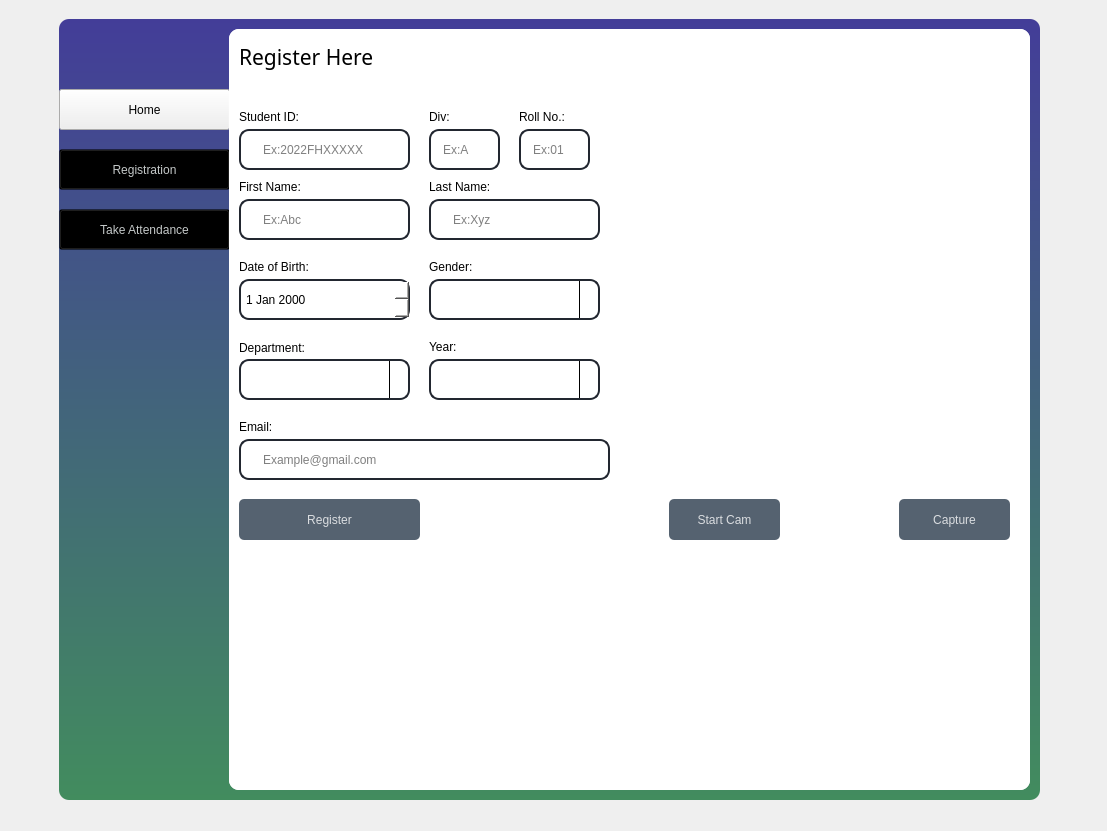
<?xml version="1.0" encoding="UTF-8"?>
<ui version="4.0">
 <class>MainWindow</class>
 <widget class="QMainWindow" name="MainWindow">
  <property name="geometry">
   <rect>
    <x>0</x>
    <y>0</y>
    <width>1107</width>
    <height>831</height>
   </rect>
  </property>
  <property name="windowTitle">
   <string>MainWindow</string>
  </property>
  <widget class="QWidget" name="centralwidget">
   <widget class="QWidget" name="loginWidget" native="true">
    <property name="geometry">
     <rect>
      <x>100</x>
      <y>40</y>
      <width>881</width>
      <height>651</height>
     </rect>
    </property>
    <widget class="QLabel" name="label">
     <property name="geometry">
      <rect>
       <x>210</x>
       <y>170</y>
       <width>371</width>
       <height>411</height>
      </rect>
     </property>
     <property name="font">
      <font>
       <pointsize>18</pointsize>
      </font>
     </property>
     <property name="styleSheet">
      <string notr="true">background-color: qlineargradient(spread:pad, x1:0, y1:0, x2:0, y2:1, stop:0 rgba(56,50,147,240), stop:1 rgba(55,134,85,240));
border-radius: 10px;</string>
     </property>
     <property name="text">
      <string/>
     </property>
     <property name="wordWrap">
      <bool>true</bool>
     </property>
    </widget>
    <widget class="QLabel" name="label_2">
     <property name="geometry">
      <rect>
       <x>500</x>
       <y>210</y>
       <width>311</width>
       <height>341</height>
      </rect>
     </property>
     <property name="styleSheet">
      <string notr="true">background-color: rgba(255,255,255,255);
border-radius: 10px;</string>
     </property>
     <property name="text">
      <string/>
     </property>
    </widget>
    <widget class="QLabel" name="label_3">
     <property name="geometry">
      <rect>
       <x>520</x>
       <y>230</y>
       <width>121</width>
       <height>51</height>
      </rect>
     </property>
     <property name="font">
      <font>
       <family>Cascadia Code</family>
       <pointsize>20</pointsize>
      </font>
     </property>
     <property name="text">
      <string>Log In</string>
     </property>
    </widget>
    <widget class="QLineEdit" name="userNameField">
     <property name="geometry">
      <rect>
       <x>520</x>
       <y>290</y>
       <width>251</width>
       <height>51</height>
      </rect>
     </property>
     <property name="font">
      <font>
       <family>Cascadia Code</family>
       <pointsize>10</pointsize>
      </font>
     </property>
     <property name="styleSheet">
      <string notr="true">background-color:rgba(0,0,0,0);
border: 2px solid rgba(0,0,0,0);
border-bottom-color:rgba(45,82,101,200);
color:rgb(0,0,0);
padding-bottom: 7px;</string>
     </property>
     <property name="placeholderText">
      <string>userName</string>
     </property>
    </widget>
    <widget class="QLineEdit" name="passwordField">
     <property name="geometry">
      <rect>
       <x>520</x>
       <y>360</y>
       <width>251</width>
       <height>51</height>
      </rect>
     </property>
     <property name="font">
      <font>
       <family>Cascadia Code</family>
       <pointsize>10</pointsize>
      </font>
     </property>
     <property name="styleSheet">
      <string notr="true">background-color:rgba(0,0,0,0);
border: 2px solid rgba(0,0,0,0);
border-bottom-color:rgba(45,82,101,200);
color:rgb(0,0,0);
padding-bottom: 7px;</string>
     </property>
     <property name="echoMode">
      <enum>QLineEdit::Password</enum>
     </property>
     <property name="placeholderText">
      <string>password</string>
     </property>
    </widget>
    <widget class="QPushButton" name="loginButton">
     <property name="geometry">
      <rect>
       <x>520</x>
       <y>430</y>
       <width>161</width>
       <height>51</height>
      </rect>
     </property>
     <property name="font">
      <font>
       <pointsize>9</pointsize>
       <weight>75</weight>
       <bold>true</bold>
      </font>
     </property>
     <property name="styleSheet">
      <string notr="true">QPushButton#loginButton{
	background-color: rgba(85,98,112,255);
	color: rgba(255,255,255,200);
	border-radius: 5px;
}

QPushButton#loginButton:pressed{
	padding-left: 5px;
	padding-top: 5px;
	background-color: rgba(55,134,85,240);
	background-position: calc(100% - 10px)center;
}

QPushButton#loginButton:hover{
	background-color: rgba(55,134,85,240);
}


</string>
     </property>
     <property name="text">
      <string>Log In</string>
     </property>
    </widget>
    <widget class="QPushButton" name="pushButton">
     <property name="geometry">
      <rect>
       <x>520</x>
       <y>500</y>
       <width>111</width>
       <height>31</height>
      </rect>
     </property>
     <property name="font">
      <font>
       <family>Arial</family>
       <underline>true</underline>
      </font>
     </property>
     <property name="styleSheet">
      <string notr="true">QPushButton#pushButton{
	background-color: rgba(255,255,255,200);
	color: rgba(27, 102, 202,250);
	border-radius: 5px;
}</string>
     </property>
     <property name="text">
      <string>forgot password?</string>
     </property>
    </widget>
    <widget class="QLabel" name="label_4">
     <property name="geometry">
      <rect>
       <x>230</x>
       <y>190</y>
       <width>211</width>
       <height>121</height>
      </rect>
     </property>
     <property name="font">
      <font>
       <family>Cascadia Code</family>
       <pointsize>18</pointsize>
      </font>
     </property>
     <property name="styleSheet">
      <string notr="true">color: rgba(255,255,255,220);</string>
     </property>
     <property name="text">
      <string>FACE
ATTENDANCE
SYSTEM</string>
     </property>
    </widget>
   </widget>
   <widget class="QWidget" name="mainWidget" native="true">
    <property name="geometry">
     <rect>
      <x>9</x>
      <y>9</y>
      <width>1081</width>
      <height>811</height>
     </rect>
    </property>
    <widget class="QLabel" name="backLabel">
     <property name="geometry">
      <rect>
       <x>50</x>
       <y>10</y>
       <width>981</width>
       <height>781</height>
      </rect>
     </property>
     <property name="styleSheet">
      <string notr="true">background-color: qlineargradient(spread:pad, x1:0, y1:0, x2:0, y2:1, stop:0 rgba(56,50,147,240), stop:1 rgba(55,134,85,240));
border-radius: 10px;</string>
     </property>
     <property name="text">
      <string/>
     </property>
    </widget>
    <widget class="QPushButton" name="homeButton">
     <property name="geometry">
      <rect>
       <x>50</x>
       <y>80</y>
       <width>171</width>
       <height>41</height>
      </rect>
     </property>
     <property name="styleSheet">
      <string notr="true">QPushButton#homeButton{
	color: rgba(250,255,255,200);
    padding-left: 5px;
	padding-top: 5px;
	background-color:rgba(0,0,0,0);
    border: 5px solid rgba(0,0,0,0);
	border-left-color:rgba(55,134,85,240);
	transition: 0.8s;
	position: relative;
	overflow: hidden;
	cursor: pointer;
}

QPushButton#homeButton:hover,
QPushButton#homeButton:focus{
	color: white;
};
</string>
     </property>
     <property name="text">
      <string>Home</string>
     </property>
    </widget>
    <widget class="QPushButton" name="registrationPButton">
     <property name="geometry">
      <rect>
       <x>50</x>
       <y>140</y>
       <width>171</width>
       <height>41</height>
      </rect>
     </property>
     <property name="styleSheet">
      <string notr="true">QPushButton#registrationPButton{
	background-color: rgba(0,0,0,20);
	color: rgba(250,255,255,200);
}

QPushButton#registrationPButton:pressed,#registrationPButton:active{
	padding-left: 5px;
	padding-top: 5px;
	background-color:rgba(0,0,0,0);
    border: 5px solid rgba(0,0,0,0);
	border-left-color:rgba(55,134,85,240);
}</string>
     </property>
     <property name="text">
      <string>Registration</string>
     </property>
    </widget>
    <widget class="QPushButton" name="takeAttendButton">
     <property name="geometry">
      <rect>
       <x>50</x>
       <y>200</y>
       <width>171</width>
       <height>41</height>
      </rect>
     </property>
     <property name="styleSheet">
      <string notr="true">QPushButton#takeAttendButton{
	background-color: rgba(0,0,0,20);
	color: rgba(250,255,255,200);
}

QPushButton#takeAttendButton:pressed,#takeAttendButton:active{
	padding-left: 5px;
	padding-top: 5px;
	background-color:rgba(0,0,0,0);
    border: 5px solid rgba(0,0,0,0);
	border-left-color:rgba(55,134,85,240);
}</string>
     </property>
     <property name="text">
      <string>Take Attendance</string>
     </property>
    </widget>
    <widget class="QStackedWidget" name="stackedWidget">
     <property name="geometry">
      <rect>
       <x>220</x>
       <y>20</y>
       <width>801</width>
       <height>761</height>
      </rect>
     </property>
     <property name="styleSheet">
      <string notr="true">background-color:rgba(255,255,255,255);
border-radius:10px</string>
     </property>
     <property name="currentIndex">
      <number>1</number>
     </property>
     <widget class="QWidget" name="homePage">
      <property name="styleSheet">
       <string notr="true">border-radius:10px</string>
      </property>
      <widget class="QLabel" name="label_31">
       <property name="geometry">
        <rect>
         <x>10</x>
         <y>0</y>
         <width>190</width>
         <height>176</height>
        </rect>
       </property>
       <property name="font">
        <font>
         <family>Cascadia Code</family>
         <pointsize>20</pointsize>
        </font>
       </property>
       <property name="text">
        <string>Welcome To
Face
Attendane
System</string>
       </property>
      </widget>
     </widget>
     <widget class="QWidget" name="registrationPage">
      <property name="styleSheet">
       <string notr="true">background-color:rgba(255,255,255,255);
border-radius:10px</string>
      </property>
      <widget class="QLabel" name="label_32">
       <property name="geometry">
        <rect>
         <x>10</x>
         <y>10</y>
         <width>211</width>
         <height>35</height>
        </rect>
       </property>
       <property name="font">
        <font>
         <family>Cascadia Code</family>
         <pointsize>16</pointsize>
        </font>
       </property>
       <property name="text">
        <string>Register Here</string>
       </property>
      </widget>
      <widget class="QLineEdit" name="firstNEnt">
       <property name="geometry">
        <rect>
         <x>10</x>
         <y>170</y>
         <width>171</width>
         <height>41</height>
        </rect>
       </property>
       <property name="styleSheet">
        <string notr="true">QLineEdit{
	border: 2px solid rgb(34, 39, 48);
	border-radius: 10px;
	color: #000;
	padding-left: 20px;
	padding-right: 20px;
	background-color: rgb(255,255,255);
}

QLineEdit:hover{
	border: 2px solid rgb(48,50,62);
}

QLineEdit:focus{
	border: 2px solid rgb(35,170,255);
	background-color: rgb(255,255,255);
}</string>
       </property>
       <property name="placeholderText">
        <string>Ex:Abc</string>
       </property>
      </widget>
      <widget class="QLineEdit" name="lastNEnt">
       <property name="geometry">
        <rect>
         <x>200</x>
         <y>170</y>
         <width>171</width>
         <height>41</height>
        </rect>
       </property>
       <property name="styleSheet">
        <string notr="true">QLineEdit{
	border: 2px solid rgb(34, 39, 48);
	border-radius: 10px;
	color: #000;
	padding-left: 20px;
	padding-right: 20px;
	background-color: rgb(255,255,255);
}

QLineEdit:hover{
	border: 2px solid rgb(48,50,62);
}

QLineEdit:focus{
	border: 2px solid rgb(35,170,255);
	background-color: rgb(255,255,255);
}</string>
       </property>
       <property name="placeholderText">
        <string>Ex:Xyz</string>
       </property>
      </widget>
      <widget class="QLineEdit" name="studentIdEnt">
       <property name="geometry">
        <rect>
         <x>10</x>
         <y>100</y>
         <width>171</width>
         <height>41</height>
        </rect>
       </property>
       <property name="styleSheet">
        <string notr="true">QLineEdit{
	border: 2px solid rgb(34, 39, 48);
	border-radius: 10px;
	color: #000;
	padding-left: 20px;
	padding-right: 20px;
	background-color: rgb(255,255,255);
}

QLineEdit:hover{
	border: 2px solid rgb(48,50,62);
}

QLineEdit:focus{
	border: 2px solid rgb(35,170,255);
	background-color: rgb(255,255,255);
}</string>
       </property>
       <property name="placeholderText">
        <string>Ex:2022FHXXXXX</string>
       </property>
      </widget>
      <widget class="QComboBox" name="genderBox">
       <property name="geometry">
        <rect>
         <x>200</x>
         <y>250</y>
         <width>171</width>
         <height>41</height>
        </rect>
       </property>
       <property name="styleSheet">
        <string notr="true">QComboBox {
    border: 2px solid rgb(34, 39, 48);
	border-radius: 10px;
    padding: 1px 18px 1px 3px;
    min-width: 6em;
}

QComboBox:editable {
    background: white;
}


QComboBox::drop-down {
    subcontrol-origin: padding;
    subcontrol-position: top right;
    width: 18px;

    border-left-width: 1px;
    border-left-color: #000;
    border-left-style: solid; /* just a single line */
    border-top-right-radius: 3px; /* same radius as the QComboBox */
    border-bottom-right-radius: 3px;
}


QComboBox::down-arrow:on { /* shift the arrow when popup is open */
    top: 1px;
    left: 1px;
}</string>
       </property>
      </widget>
      <widget class="QLabel" name="label_33">
       <property name="geometry">
        <rect>
         <x>10</x>
         <y>80</y>
         <width>161</width>
         <height>16</height>
        </rect>
       </property>
       <property name="text">
        <string>Student ID:</string>
       </property>
      </widget>
      <widget class="QLabel" name="label_34">
       <property name="geometry">
        <rect>
         <x>10</x>
         <y>150</y>
         <width>71</width>
         <height>16</height>
        </rect>
       </property>
       <property name="text">
        <string>First Name:</string>
       </property>
      </widget>
      <widget class="QLabel" name="label_35">
       <property name="geometry">
        <rect>
         <x>200</x>
         <y>150</y>
         <width>101</width>
         <height>16</height>
        </rect>
       </property>
       <property name="text">
        <string>Last Name: </string>
       </property>
      </widget>
      <widget class="QLabel" name="label_36">
       <property name="geometry">
        <rect>
         <x>10</x>
         <y>230</y>
         <width>111</width>
         <height>16</height>
        </rect>
       </property>
       <property name="text">
        <string>Date of Birth:</string>
       </property>
      </widget>
      <widget class="QLabel" name="label_37">
       <property name="geometry">
        <rect>
         <x>200</x>
         <y>230</y>
         <width>81</width>
         <height>16</height>
        </rect>
       </property>
       <property name="text">
        <string>Gender:</string>
       </property>
      </widget>
      <widget class="QLabel" name="label_38">
       <property name="geometry">
        <rect>
         <x>10</x>
         <y>311</y>
         <width>101</width>
         <height>16</height>
        </rect>
       </property>
       <property name="text">
        <string>Department:</string>
       </property>
      </widget>
      <widget class="QComboBox" name="departmentBox">
       <property name="geometry">
        <rect>
         <x>10</x>
         <y>330</y>
         <width>171</width>
         <height>41</height>
        </rect>
       </property>
       <property name="styleSheet">
        <string notr="true">QComboBox {
    border: 2px solid rgb(34, 39, 48);
	border-radius: 10px;
    padding: 1px 18px 1px 3px;
    min-width: 6em;
}

QComboBox:editable {
    background: white;
}


QComboBox::drop-down {
    subcontrol-origin: padding;
    subcontrol-position: top right;
    width: 18px;

    border-left-width: 1px;
    border-left-color: #000;
    border-left-style: solid; /* just a single line */
    border-top-right-radius: 3px; /* same radius as the QComboBox */
    border-bottom-right-radius: 3px;
}


QComboBox::down-arrow:on { /* shift the arrow when popup is open */
    top: 1px;
    left: 1px;
}</string>
       </property>
      </widget>
      <widget class="QLineEdit" name="emailEnt">
       <property name="geometry">
        <rect>
         <x>10</x>
         <y>410</y>
         <width>371</width>
         <height>41</height>
        </rect>
       </property>
       <property name="styleSheet">
        <string notr="true">QLineEdit{
	border: 2px solid rgb(34, 39, 48);
	border-radius: 10px;
	color: #000;
	padding-left: 20px;
	padding-right: 20px;
	background-color: rgb(255,255,255);
}

QLineEdit:hover{
	border: 2px solid rgb(48,50,62);
}

QLineEdit:focus{
	border: 2px solid rgb(35,170,255);
	background-color: rgb(255,255,255);
}</string>
       </property>
       <property name="placeholderText">
        <string>Example@gmail.com</string>
       </property>
      </widget>
      <widget class="QLabel" name="label_39">
       <property name="geometry">
        <rect>
         <x>10</x>
         <y>390</y>
         <width>55</width>
         <height>16</height>
        </rect>
       </property>
       <property name="text">
        <string>Email:</string>
       </property>
      </widget>
      <widget class="QPushButton" name="registerButton">
       <property name="geometry">
        <rect>
         <x>10</x>
         <y>470</y>
         <width>181</width>
         <height>41</height>
        </rect>
       </property>
       <property name="styleSheet">
        <string notr="true">QPushButton#registerButton{
	background-color: rgba(85,98,112,255);
	color: rgba(255,255,255,200);
	border-radius: 5px;
}

QPushButton#registerButton:pressed{
	padding-left: 5px;
	padding-top: 5px;
	background-color: rgba(55,134,85,240);
	background-position: calc(100% - 10px)center;
}

QPushButton#registerButton:hover{
	background-color: rgba(55,134,85,240);
}</string>
       </property>
       <property name="text">
        <string>Register</string>
       </property>
      </widget>
      <widget class="QLabel" name="imgLabel">
       <property name="geometry">
        <rect>
         <x>430</x>
         <y>70</y>
         <width>361</width>
         <height>381</height>
        </rect>
       </property>
       <property name="styleSheet">
        <string notr="true"/>
       </property>
       <property name="text">
        <string/>
       </property>
      </widget>
      <widget class="QPushButton" name="startCamButton">
       <property name="geometry">
        <rect>
         <x>440</x>
         <y>470</y>
         <width>111</width>
         <height>41</height>
        </rect>
       </property>
       <property name="styleSheet">
        <string notr="true">QPushButton#startCamButton{
	background-color: rgba(85,98,112,255);
	color: rgba(255,255,255,200);
	border-radius: 5px;
}

QPushButton#startCamButton:pressed{
	padding-left: 5px;
	padding-top: 5px;
	background-color: rgba(55,134,85,240);
	background-position: calc(100% - 10px)center;
}

QPushButton#startCamButton:hover{
	background-color: rgba(55,134,85,240);
}</string>
       </property>
       <property name="text">
        <string>Start Cam</string>
       </property>
      </widget>
      <widget class="QPushButton" name="CaptureButton">
       <property name="geometry">
        <rect>
         <x>670</x>
         <y>470</y>
         <width>111</width>
         <height>41</height>
        </rect>
       </property>
       <property name="styleSheet">
        <string notr="true">QPushButton#CaptureButton{
	background-color: rgba(85,98,112,255);
	color: rgba(255,255,255,200);
	border-radius: 5px;
}

QPushButton#CaptureButton:pressed{
	padding-left: 5px;
	padding-top: 5px;
	background-color: rgba(55,134,85,240);
	background-position: calc(100% - 10px)center;
}

QPushButton#CaptureButton:hover{
	background-color: rgba(55,134,85,240);
}</string>
       </property>
       <property name="text">
        <string>Capture</string>
       </property>
      </widget>
      <widget class="QDateEdit" name="dobEnt">
       <property name="geometry">
        <rect>
         <x>10</x>
         <y>250</y>
         <width>171</width>
         <height>41</height>
        </rect>
       </property>
       <property name="styleSheet">
        <string notr="true">QDateEdit {
    border: 2px solid rgb(34, 39, 48);
	border-radius: 10px;
    padding: 1px 18px 1px 3px;
    min-width: 6em;
}

QDateEdit:editable {
    background: white;
}


QDateEdit::drop-down {
    subcontrol-origin: padding;
    subcontrol-position: top right;
    width: 18px;

    border-left-width: 1px;
    border-left-color: #000;
    border-left-style: solid; /* just a single line */
    border-top-right-radius: 3px; /* same radius as the QComboBox */
    border-bottom-right-radius: 3px;
}


QDateEdit::down-arrow:on { /* shift the arrow when popup is open */
    top: 1px;
    left: 1px;
}
</string>
       </property>
      </widget>
      <widget class="QLabel" name="label_40">
       <property name="geometry">
        <rect>
         <x>200</x>
         <y>310</y>
         <width>101</width>
         <height>16</height>
        </rect>
       </property>
       <property name="text">
        <string>Year:</string>
       </property>
      </widget>
      <widget class="QComboBox" name="yearBox">
       <property name="geometry">
        <rect>
         <x>200</x>
         <y>330</y>
         <width>171</width>
         <height>41</height>
        </rect>
       </property>
       <property name="styleSheet">
        <string notr="true">QComboBox {
    border: 2px solid rgb(34, 39, 48);
	border-radius: 10px;
    padding: 1px 18px 1px 3px;
    min-width: 6em;
}

QComboBox:editable {
    background: white;
}


QComboBox::drop-down {
    subcontrol-origin: padding;
    subcontrol-position: top right;
    width: 18px;

    border-left-width: 1px;
    border-left-color: #000;
    border-left-style: solid; /* just a single line */
    border-top-right-radius: 3px; /* same radius as the QComboBox */
    border-bottom-right-radius: 3px;
}


QComboBox::down-arrow:on { /* shift the arrow when popup is open */
    top: 1px;
    left: 1px;
}</string>
       </property>
      </widget>
      <widget class="QLabel" name="label_41">
       <property name="geometry">
        <rect>
         <x>200</x>
         <y>80</y>
         <width>31</width>
         <height>16</height>
        </rect>
       </property>
       <property name="text">
        <string>Div:</string>
       </property>
      </widget>
      <widget class="QLineEdit" name="divEnt">
       <property name="geometry">
        <rect>
         <x>200</x>
         <y>100</y>
         <width>71</width>
         <height>41</height>
        </rect>
       </property>
       <property name="styleSheet">
        <string notr="true">QLineEdit{
	border: 2px solid rgb(34, 39, 48);
	border-radius: 10px;
	color: #000;
	padding-left: 10px;
	padding-right: 20px;
	background-color: rgb(255,255,255);
}

QLineEdit:hover{
	border: 2px solid rgb(48,50,62);
}

QLineEdit:focus{
	border: 2px solid rgb(35,170,255);
	background-color: rgb(255,255,255);
}</string>
       </property>
       <property name="placeholderText">
        <string>Ex:A</string>
       </property>
      </widget>
      <widget class="QLabel" name="label_42">
       <property name="geometry">
        <rect>
         <x>290</x>
         <y>80</y>
         <width>61</width>
         <height>16</height>
        </rect>
       </property>
       <property name="text">
        <string>Roll No.:</string>
       </property>
      </widget>
      <widget class="QLineEdit" name="rollEnt">
       <property name="geometry">
        <rect>
         <x>290</x>
         <y>100</y>
         <width>71</width>
         <height>41</height>
        </rect>
       </property>
       <property name="styleSheet">
        <string notr="true">QLineEdit{
	border: 2px solid rgb(34, 39, 48);
	border-radius: 10px;
	color: #000;
	padding-left: 10px;
	padding-right: 20px;
	background-color: rgb(255,255,255);
}

QLineEdit:hover{
	border: 2px solid rgb(48,50,62);
}

QLineEdit:focus{
	border: 2px solid rgb(35,170,255);
	background-color: rgb(255,255,255);
}</string>
       </property>
       <property name="placeholderText">
        <string>Ex:01</string>
       </property>
      </widget>
     </widget>
     <widget class="QWidget" name="takeAttendance">
      <property name="styleSheet">
       <string notr="true">border-radius:10px</string>
      </property>
      <widget class="QLabel" name="label_43">
       <property name="geometry">
        <rect>
         <x>10</x>
         <y>10</y>
         <width>261</width>
         <height>41</height>
        </rect>
       </property>
       <property name="font">
        <font>
         <family>Cascadia Code</family>
         <pointsize>16</pointsize>
        </font>
       </property>
       <property name="text">
        <string>Take Attendance</string>
       </property>
      </widget>
      <widget class="QLabel" name="attendCapLabel">
       <property name="geometry">
        <rect>
         <x>10</x>
         <y>60</y>
         <width>781</width>
         <height>611</height>
        </rect>
       </property>
       <property name="text">
        <string/>
       </property>
      </widget>
      <widget class="QPushButton" name="startCapButton">
       <property name="geometry">
        <rect>
         <x>140</x>
         <y>700</y>
         <width>161</width>
         <height>41</height>
        </rect>
       </property>
       <property name="styleSheet">
        <string notr="true">QPushButton#startCapButton{
	background-color: rgba(85,98,112,255);
	color: rgba(255,255,255,200);
	border-radius: 5px;
}

QPushButton#startCapButton:pressed{
	padding-left: 5px;
	padding-top: 5px;
	background-color: rgba(55,134,85,240);
	background-position: calc(100% - 10px)center;
}

QPushButton#startCapButton:hover{
	background-color: rgba(55,134,85,240);
}</string>
       </property>
       <property name="text">
        <string>Start</string>
       </property>
      </widget>
      <widget class="QPushButton" name="stopCapButton">
       <property name="geometry">
        <rect>
         <x>480</x>
         <y>700</y>
         <width>161</width>
         <height>41</height>
        </rect>
       </property>
       <property name="styleSheet">
        <string notr="true">QPushButton#stopCapButton{
	background-color: rgba(85,98,112,255);
	color: rgba(255,255,255,200);
	border-radius: 5px;
}

QPushButton#stopCapButton:pressed{
	padding-left: 5px;
	padding-top: 5px;
	background-color: rgba(55,134,85,240);
	background-position: calc(100% - 10px)center;
}

QPushButton#stopCapButton:hover{
	background-color: rgba(55,134,85,240);
}</string>
       </property>
       <property name="text">
        <string>Stop</string>
       </property>
      </widget>
     </widget>
    </widget>
   </widget>
  </widget>
 </widget>
 <resources/>
 <connections/>
</ui>
